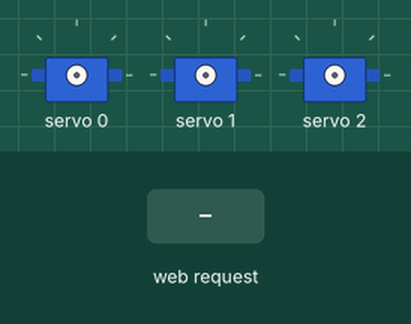
This sketch was run on a simulated ESP8266 (NodeMCU). Shown: 3 × servo. The test bench sets the inputs (shaded band). WiFi joins after 1.5 s; servers stay silent unless stated; what the sketch prints to the serial monitor is not drawn.

Above: at 2.7 s.
2.8 s: HTTP request GET /move?base=1 received
4.3 s: HTTP request GET /move?base=120 received
At 5.4 s:
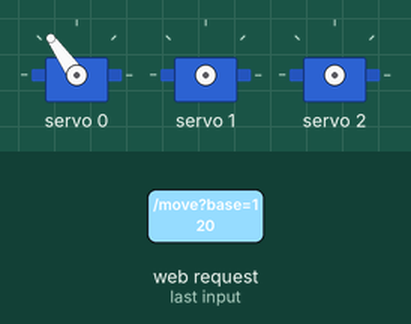
5.8 s: HTTP request GET /move?arm0=1 received
7.3 s: HTTP request GET /move?base=0 received
At 7.7 s:
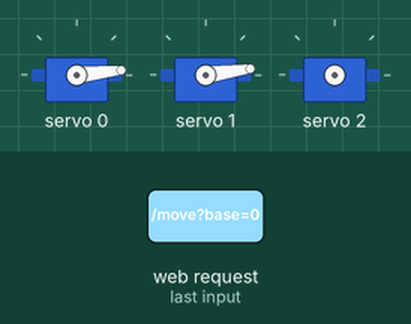
8.8 s: HTTP request GET /move?arm0=120 received
At 10.0 s:
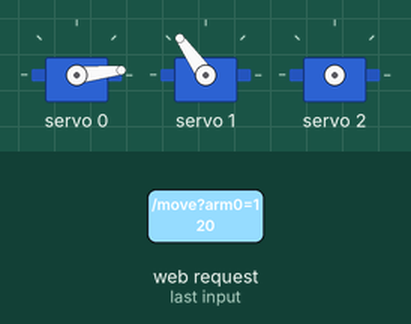
10.3 s: HTTP request GET /move?arm1=1 received
Timing chart, 0 to 12.8 s (numbered marks = the images above; inputs shaded):
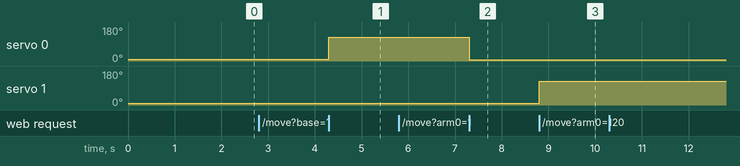

Measured:
- after the input at 4.3 s, servo 0: 8° → 125° at once
- after the input at 7.3 s, servo 0: 125° → 6° at once
- after the input at 8.8 s, servo 1: 8° → 125° at once

The sketch:

Robot_MS18.ino
```cpp
#include <Wire.h>
#include <ESP8266WiFi.h>
#include <ESP8266WebServer.h>
#include <Adafruit_PWMServoDriver.h>

Adafruit_PWMServoDriver pwm = Adafruit_PWMServoDriver();

#define SERVOMIN  150
#define SERVOMAX  600

const char* ssid = "XXX";
const char* password = "XXX";

ESP8266WebServer server(80);

void setup() {
  Serial.begin(9600);
  Serial.println("Servo test!");

  WiFi.mode(WIFI_STA);
  WiFi.hostname("Robot MS18");
  WiFi.begin(ssid, password);

  Serial.println(" WiFi connecting ..");

  while (WiFi.status() != WL_CONNECTED)
  {
    delay(500);
    Serial.print(".");
  }

  Serial.println("WiFi connected");

  // Start the (HTTP)-server

  server.on("/move", handelRequest);

  server.begin();
  Serial.println("Server started");


  pwm.begin();

  pwm.setPWMFreq(60);

  delay(10);
}

void loop() {
  server.handleClient();
}

void handelRequest() {


  if (server.arg("base")== ""){     //Parameter not found

  }else{     //Parameter found
    int value = (server.arg("base")).toInt();     //Gets the value of the query parameter
    turnBase(value);
  }

  if (server.arg("arm0")== ""){     //Parameter not found

  }else{     //Parameter found
    int value = (server.arg("arm0")).toInt();     //Gets the value of the query parameter
    turnMainArm(value);
  }

  if (server.arg("arm1")== ""){     //Parameter not found

  }else{     //Parameter found
    int value = (server.arg("arm1")).toInt();     //Gets the value of the query parameter
    turnArm1(value);
  }

  if (server.arg("arm2")== ""){     //Parameter not found

  }else{     //Parameter found
    int value = (server.arg("arm2")).toInt();     //Gets the value of the query parameter
    turnArm2(value);
  }

  server.send(200, "text / plain", "moved");

}

void straigthPos() {
  turnMainArm(90);
  delay(500);
  turnArm1(90);
  delay(500);
  turnArm2(90);
}

void homePos() {
  turnMainArm(40);
  turnArm1(60);
  turnArm2(180);
}


void turnBase(int value) {
  int pulselength = map(value, 0, 180, SERVOMIN, SERVOMAX);
  pwm.setPWM(0, 0, pulselength);
}

void turnMainArm(int value) {
  int pulselength = map(value, 0, 180, SERVOMIN, SERVOMAX);
  pwm.setPWM(1, 0, pulselength);
}

void turnArm1(int value) {
  int pulselength = map(value, 0, 180, SERVOMIN, SERVOMAX);
  pwm.setPWM(2, 0, pulselength);
}

void turnArm2(int value) {
  int pulselength = map(value, 0, 180, SERVOMIN, SERVOMAX);
  pwm.setPWM(3, 0, pulselength);
}

void turnGripper(int value) {
  int pulselength = map(value, 0, 180, SERVOMIN, SERVOMAX);
  pwm.setPWM(4, 0, pulselength);
}
```
